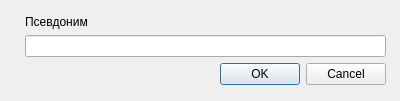
<?xml version="1.0" encoding="UTF-8"?>
<ui version="4.0">
 <class>GSSaveScriptDialog</class>
 <widget class="QDialog" name="GSSaveScriptDialog">
  <property name="geometry">
   <rect>
    <x>0</x>
    <y>0</y>
    <width>400</width>
    <height>101</height>
   </rect>
  </property>
  <property name="minimumSize">
   <size>
    <width>0</width>
    <height>101</height>
   </size>
  </property>
  <property name="maximumSize">
   <size>
    <width>16777215</width>
    <height>101</height>
   </size>
  </property>
  <property name="windowTitle">
   <string>Название нового скрита</string>
  </property>
  <property name="windowIcon">
   <iconset>
    <normalon>:/script</normalon>
   </iconset>
  </property>
  <widget class="QWidget" name="verticalLayoutWidget">
   <property name="geometry">
    <rect>
     <x>20</x>
     <y>10</y>
     <width>371</width>
     <height>80</height>
    </rect>
   </property>
   <layout class="QVBoxLayout" name="centralLayout">
    <property name="leftMargin">
     <number>5</number>
    </property>
    <property name="topMargin">
     <number>5</number>
    </property>
    <property name="rightMargin">
     <number>5</number>
    </property>
    <property name="bottomMargin">
     <number>5</number>
    </property>
    <item>
     <widget class="QLabel" name="label">
      <property name="text">
       <string>Псевдоним</string>
      </property>
     </widget>
    </item>
    <item>
     <widget class="QLineEdit" name="aliasEdit"/>
    </item>
    <item>
     <widget class="QDialogButtonBox" name="buttonBox">
      <property name="orientation">
       <enum>Qt::Horizontal</enum>
      </property>
      <property name="standardButtons">
       <set>QDialogButtonBox::Cancel|QDialogButtonBox::Ok</set>
      </property>
     </widget>
    </item>
   </layout>
  </widget>
 </widget>
 <resources/>
 <connections>
  <connection>
   <sender>buttonBox</sender>
   <signal>accepted()</signal>
   <receiver>GSSaveScriptDialog</receiver>
   <slot>accept()</slot>
   <hints>
    <hint type="sourcelabel">
     <x>248</x>
     <y>254</y>
    </hint>
    <hint type="destinationlabel">
     <x>157</x>
     <y>274</y>
    </hint>
   </hints>
  </connection>
  <connection>
   <sender>buttonBox</sender>
   <signal>rejected()</signal>
   <receiver>GSSaveScriptDialog</receiver>
   <slot>reject()</slot>
   <hints>
    <hint type="sourcelabel">
     <x>316</x>
     <y>260</y>
    </hint>
    <hint type="destinationlabel">
     <x>286</x>
     <y>274</y>
    </hint>
   </hints>
  </connection>
 </connections>
</ui>
